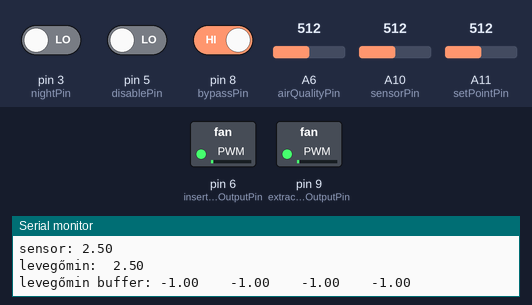
Bench run of a program on a simulated Arduino Micro, built with avr-gcc and run on an emulated ATmega32U4. On the bench: switched loads named in the program (green lamp = pin HIGH), the last lines printed to the serial monitor. Inputs (shaded band) come from the test bench; at power-on: pin 3 (nightPin) LOW, pin 8 (bypassPin) HIGH, A11 (setPointPin) = 512, A10 (sensorPin) = 512, pin 5 (disablePin) LOW, A6 (airQualityPin) = 512.

Above: at 1.3 s.
1.4 s: pin 3 (nightPin) driven HIGH
3.0 s: pin 8 (bypassPin) driven LOW
At 3.9 s:
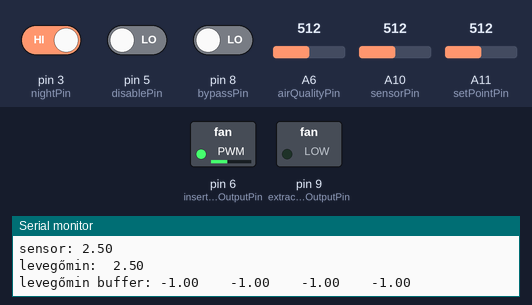
4.5 s: A11 (setPointPin) set to 522
At 4.9 s:
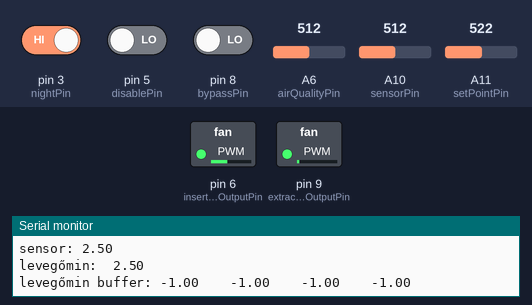
7.5 s: A10 (sensorPin) set to 306
10.5 s: pin 5 (disablePin) driven HIGH
At 11.8 s:
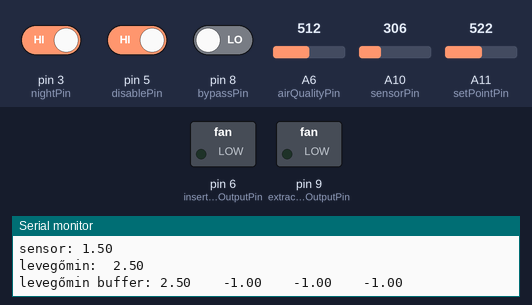
12.1 s: pin 3 (nightPin) driven LOW and pin 5 (disablePin) driven LOW
At 13.5 s:
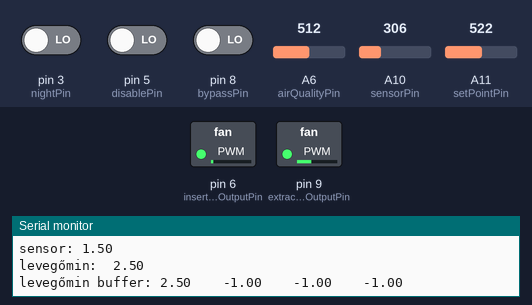
Timing chart, 0 to 19.2 s (numbered marks = the images above; inputs shaded):
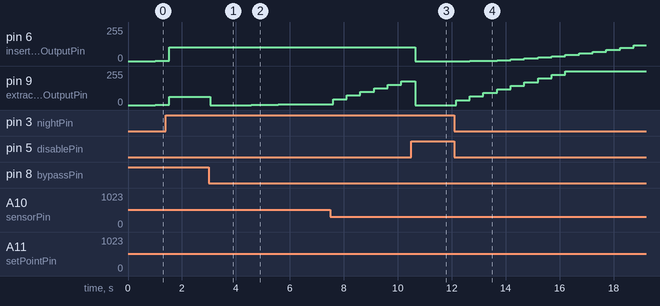

Measured:
- after the input at 3.0 s, pin 9 (extractFanOutputPin): 61/255 → 0/255 at once
- after the input at 4.5 s, pin 9 (extractFanOutputPin): moves from 0/255 to 7/255 over 2.5 s, starting after 0.06 s
- after the input at 10.5 s, pin 6 (insertFanOutputPin): 102/255 → 0/255 after 0.14 s
- after the input at 12.1 s, pin 6 (insertFanOutputPin): moves from 0/255 to 117/255 over 6.1 s, starting after 0.57 s; pin 9 (extractFanOutputPin): moves from 0/255 to 255/255 over 4.6 s, starting after 0.06 s

The program:

main.cpp
```cpp
#include <Arduino.h>
#include "PidController.h"
#include <stdlib.h>
#include "Transition.h"
#include "AirQuality.h"

const unsigned int samplingRate = 500;
const double maxOutputVoltage = 5.0;

const int setPointPin = PIN_A11;
const int sensorPin = PIN_A10;
const int airQualityPin = PIN_A6;

const int extractFanOutputPin = 9;
const int insertFanOutputPin = 6;

const int bypassPin = 8;
const int nightPin = 3;
const int disablePin = 5;


double ranges[5][3] =
    {
        {0, 2, 1.2},
        {2, 2.25, 2},
        {2.25, 2.75, 3},
        {2.75, 3.5, 3.5},
        {3.5, 5, 4}};

int lastRange = 0;
double lastInsertFanOutput = 0;

PidController pidController = PidController(0.2, 0.001, samplingRate, maxOutputVoltage);
Transition *transition = NULL;
AirQuality airQuality = AirQuality(maxOutputVoltage, airQualityPin, 10000);

void setup()
{
  pinMode(setPointPin, INPUT);
  pinMode(sensorPin, INPUT);
  pinMode(extractFanOutputPin, OUTPUT);
  pinMode(airQualityPin, INPUT);
  pinMode(insertFanOutputPin, OUTPUT);
  pinMode(bypassPin, INPUT);
  pinMode(nightPin, INPUT);
  pinMode(disablePin, INPUT);
  TCCR1B = TCCR1B & B11111000 | B00000010;
  Serial.begin(9600);
}

double controlWithPid()
{
  double sensorInput = (maxOutputVoltage / 1023.0) * analogRead(sensorPin);
  double expected = (maxOutputVoltage / 1023.0) * analogRead(setPointPin);
  return pidController.CalculateOutput(sensorInput, expected);
}

double controlWithRanges()
{
  double sensorValue = airQuality.getAverage();

  //double current = ranges[lastRange][2];
  int range;

  double lastLower = ranges[lastRange][0];

  for (int i = 0; i < 5; i++)
  {
    double lower = ranges[i][0];
    double upper = ranges[i][1];
    range = i;
    if (sensorValue >= lower && sensorValue < upper)
    {
      break;
    }
  }


  double goal;

  if (lastRange - range == 1 && sensorValue >= lastLower - 0.05)
  {
    goal = ranges[lastRange][2];
  }
  else
  {
    goal = ranges[range][2];
    lastRange = range;
  }

  if (transition == NULL || transition->mGoal != goal)
  {
    delete transition;
    transition = new Transition(lastInsertFanOutput, goal, 1000L * 60L);
  }
  lastInsertFanOutput = goal;
  return transition->NextFrame();
}

void controlFans(int mode)
{
  int disable = digitalRead(disablePin);
  double extractFanOutput;
  double insertFanOutput;
  if (mode == 1)
  {
    insertFanOutput = controlWithRanges();
    extractFanOutput = controlWithPid();
  }

  if (mode == 2)
  {
    insertFanOutput = controlWithRanges();
    extractFanOutput = insertFanOutput * 0.7;
    pidController.Reset();
  }

  if (mode == 3)
  {
    insertFanOutput = 2;
    extractFanOutput = controlWithPid();
    lastInsertFanOutput = insertFanOutput;
  }

  if (mode == 4)
  {
    insertFanOutput = 2;
    extractFanOutput = 1.2;
    pidController.Reset();
    lastInsertFanOutput = insertFanOutput;
  }

  if (disable)
  {
    extractFanOutput = 0;
    insertFanOutput = 0;
    pidController.Reset();
    lastInsertFanOutput = insertFanOutput;
  }

  String out = String("\nelszívó kimenet: ");
  out += extractFanOutput;
  out += "\nbefújó kimenet: ";
  out += insertFanOutput;
  out += "\nkikapcs: ";
  out += disable;
  Serial.println(out);
  analogWrite(extractFanOutputPin, (255.0 / maxOutputVoltage) * constrain(extractFanOutput, 0, 5));
  analogWrite(insertFanOutputPin, (255.0 / maxOutputVoltage) * constrain(insertFanOutput, 0, 5));
}

int getMode()
{
  int bypass = digitalRead(bypassPin);
  int night = digitalRead(nightPin);

  if (!bypass && !night)
  {
    return 1;
  }

  if (bypass && !night)
  {
    return 2;
  }

  if (!bypass && night)
  {
    return 3;
  }

  if (bypass && night)
  {
    return 4;
  }
  return -1;
}

void loop()
{
  airQuality.Sample();
  int mode = getMode();
  controlFans(mode);
  String out = String("\n\nmód: ");
  out += mode;
  out += "\nsetpoint: ";
  out += (maxOutputVoltage / 1023.0) * analogRead(setPointPin);
  out += "\nsensor: ";
  out += (maxOutputVoltage / 1023.0) * analogRead(sensorPin);
  out += "\nlevegőmin:  ";
  out += (maxOutputVoltage / 1023.0) * analogRead(airQualityPin);
  out += "\nlevegőmin buffer: ";
  for (int i = 0; i < 4; i++)
  {
    out += airQuality.mAirQualityBuffer[i];
    out += "    ";
  }
  Serial.println(out);
  delay(samplingRate);
}
```

AirQuality.cpp
```cpp
#include "AirQuality.h"
#include "Arduino.h"

void AirQuality::Sample()
{
    if (millis() >= mLastAirQualitySample + mAirQualitySamplingRate)
    {
        double currentSensorReading = (mMaxOutputVoltage / 1023.0) * analogRead(mAirQualityPin);
        Serial.println(currentSensorReading);
        mLastAirQualitySample = millis();
        if (mAirQualityBuffer[3] == -1)
        {
            for (int i = 0; i < 4; i++)
            {
                if (mAirQualityBuffer[i] == -1)
                {
                    mAirQualityBuffer[i] = currentSensorReading;
                    break;
                }
            }
        }
        else
        {
            for (int i = 1; i < 4; i++)
            {
                mAirQualityBuffer[i - 1] = mAirQualityBuffer[i];
            }
            mAirQualityBuffer[3] = currentSensorReading;
        }
    }
}

double AirQuality::getAverage()
{
    double airQuality;
    int count = 0;
    double sum = 0;
    for (int i = 0; i < 4; i++)
    {
        double val = mAirQualityBuffer[i];
        if (val != -1)
        {
            count++;
            sum += val;
        }
    }

    if (count == 0)
    {
        airQuality = 0;
    }
    else
    {
        airQuality = sum / count;
    }
    return airQuality;
}
```

AirQuality.h
```cpp
class AirQuality
{
private:
    int mMaxOutputVoltage;
    int mAirQualityPin;
    unsigned long mLastAirQualitySample = 0;
    int mAirQualitySamplingRate;

public:
    double mAirQualityBuffer[4] = {-1, -1, -1, -1};

public:
    AirQuality(int maxOutputVoltage, int airQualityPin, int samplingRate)
    {
        mMaxOutputVoltage = maxOutputVoltage;
        mAirQualityPin = airQualityPin;
        mAirQualitySamplingRate = samplingRate;
    };
    ~AirQuality(){};

    void Sample();
    double getAverage();
};
```

PidController.cpp
```cpp
#include "PidController.h"
#include "Arduino.h"

double PidController::CalculateOutput(double sensorData, double expected)
{
    if (expected <= 0.2)
    {
        return 0.0;
    }

    double error = expected - sensorData;
    double p = CalculateProportionalAction(error);
    double i = CalculateIntegralAction(error);
    return constrain(p + i, 0.0, 5.0);
}

double PidController::CalculateProportionalAction(double error)
{
    return mProportionalAmplifier * error;
}

double PidController::CalculateIntegralAction(double currentError)
{
    double integral = currentError * mSamplingRate + mPreviousIntegral;
    int boundary = mMaxOutputVoltage / mIntegralAmplifier;
    integral = constrain(integral, -boundary, boundary);
    mPreviousIntegral = integral;
    return mIntegralAmplifier * integral;
}

void PidController::Reset()
{
    mPreviousIntegral = 0;
}
```

PidController.h
```cpp
#ifndef PidController_h
#define PidController_h

class PidController
{
private:
    double mProportionalAmplifier;
    double mIntegralAmplifier;
    double mInvalidValue;
    double mPreviousIntegral;
    double mSamplingRate;
    double mMaxOutputVoltage;

public:
    PidController(double proportionalAmplifier, double integralAmplifier, double samplingRate, double maxOutputVoltage)
    {
        mProportionalAmplifier = proportionalAmplifier;
        mIntegralAmplifier = integralAmplifier;
        mPreviousIntegral = 0;
        mSamplingRate = samplingRate;
        mMaxOutputVoltage = maxOutputVoltage;
    };
    ~PidController(){};

private:
    double CalculateIntegralAction(double currentError);
    double CalculateProportionalAction(double error);

public:
    double CalculateOutput(double sensorData, double expected);
    void Reset();
};

#endif // !PidController_h
```

Transition.cpp
```cpp
#include "Transition.h"

double Transition::NextFrame()
{
    if (mPreviousOutput == mGoal)
    {
        return mGoal;
    }

    long timeDiff = millis() - mPreviousTime;
    double current = mPreviousOutput + timeDiff * mStep;
    if (mStep < 0)
    {
        //lefele megy
        current = constrain(current, mGoal, current);
    }
    else
    {
        //felfele megy
        current = constrain(current, current, mGoal);
    }
    mPreviousOutput = current;
    return current;
}
```

Transition.h
```cpp
#ifndef Transition_h
#define Transition_h

#include "Arduino.h"

class Transition
{
public:
    double mGoal;

private:
    double mPreviousOutput;
    long mPreviousTime;
    double mStep;

public:
    Transition(double current, double goal, long time)
    {
        mPreviousOutput = current;
        mPreviousTime = millis();
        double difference = goal - current;
        mStep = difference / time;
        mGoal = goal;
    };
    ~Transition(){};
    double NextFrame();
};

#endif // !Transition_h
```
